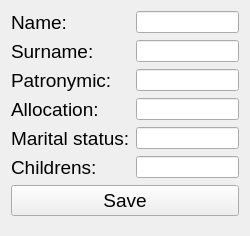
<?xml version="1.0" encoding="UTF-8"?>
<ui version="4.0">
 <class>Adder</class>
 <widget class="QWidget" name="Adder">
  <property name="geometry">
   <rect>
    <x>0</x>
    <y>0</y>
    <width>250</width>
    <height>236</height>
   </rect>
  </property>
  <property name="windowTitle">
   <string>Form</string>
  </property>
  <layout class="QFormLayout" name="formLayout">
   <item row="0" column="0">
    <widget class="QLabel" name="Name">
     <property name="font">
      <font>
       <family>Ubuntu</family>
       <pointsize>14</pointsize>
       <weight>50</weight>
       <italic>false</italic>
       <bold>false</bold>
      </font>
     </property>
     <property name="text">
      <string>Name:</string>
     </property>
    </widget>
   </item>
   <item row="0" column="1">
    <widget class="QLineEdit" name="lineEdit">
     <property name="enabled">
      <bool>true</bool>
     </property>
     <property name="font">
      <font>
       <family>Ubuntu</family>
       <weight>50</weight>
       <italic>false</italic>
       <bold>false</bold>
      </font>
     </property>
    </widget>
   </item>
   <item row="1" column="0">
    <widget class="QLabel" name="Name_2">
     <property name="font">
      <font>
       <family>Ubuntu</family>
       <pointsize>14</pointsize>
       <weight>50</weight>
       <italic>false</italic>
       <bold>false</bold>
      </font>
     </property>
     <property name="text">
      <string>Surname:</string>
     </property>
    </widget>
   </item>
   <item row="1" column="1">
    <widget class="QLineEdit" name="lineEdit_2">
     <property name="font">
      <font>
       <family>Ubuntu</family>
       <weight>50</weight>
       <italic>false</italic>
       <bold>false</bold>
      </font>
     </property>
    </widget>
   </item>
   <item row="2" column="0">
    <widget class="QLabel" name="Name_3">
     <property name="font">
      <font>
       <family>Ubuntu</family>
       <pointsize>14</pointsize>
       <weight>50</weight>
       <italic>false</italic>
       <bold>false</bold>
      </font>
     </property>
     <property name="text">
      <string>Patronymic:</string>
     </property>
    </widget>
   </item>
   <item row="2" column="1">
    <widget class="QLineEdit" name="lineEdit_3">
     <property name="font">
      <font>
       <family>Ubuntu</family>
       <weight>50</weight>
       <italic>false</italic>
       <bold>false</bold>
      </font>
     </property>
    </widget>
   </item>
   <item row="3" column="0">
    <widget class="QLabel" name="Name_4">
     <property name="font">
      <font>
       <family>Ubuntu</family>
       <pointsize>14</pointsize>
       <weight>50</weight>
       <italic>false</italic>
       <bold>false</bold>
      </font>
     </property>
     <property name="text">
      <string>Allocation:</string>
     </property>
    </widget>
   </item>
   <item row="3" column="1">
    <widget class="QLineEdit" name="lineEdit_4">
     <property name="font">
      <font>
       <family>Ubuntu</family>
       <weight>50</weight>
       <italic>false</italic>
       <bold>false</bold>
      </font>
     </property>
     <property name="text">
      <string/>
     </property>
    </widget>
   </item>
   <item row="4" column="0">
    <widget class="QLabel" name="Name_5">
     <property name="font">
      <font>
       <family>Ubuntu</family>
       <pointsize>14</pointsize>
       <weight>50</weight>
       <italic>false</italic>
       <bold>false</bold>
      </font>
     </property>
     <property name="text">
      <string>Marital status:</string>
     </property>
    </widget>
   </item>
   <item row="4" column="1">
    <widget class="QLineEdit" name="lineEdit_5">
     <property name="font">
      <font>
       <family>Ubuntu</family>
       <weight>50</weight>
       <italic>false</italic>
       <bold>false</bold>
      </font>
     </property>
    </widget>
   </item>
   <item row="5" column="0">
    <widget class="QLabel" name="Name_6">
     <property name="font">
      <font>
       <family>Ubuntu</family>
       <pointsize>14</pointsize>
       <weight>50</weight>
       <italic>false</italic>
       <bold>false</bold>
      </font>
     </property>
     <property name="text">
      <string>Childrens:</string>
     </property>
    </widget>
   </item>
   <item row="5" column="1">
    <widget class="QLineEdit" name="lineEdit_6">
     <property name="font">
      <font>
       <family>Ubuntu</family>
       <weight>50</weight>
       <italic>false</italic>
       <bold>false</bold>
      </font>
     </property>
    </widget>
   </item>
   <item row="6" column="0" colspan="2">
    <widget class="QPushButton" name="pushButton">
     <property name="font">
      <font>
       <family>Ubuntu</family>
       <pointsize>14</pointsize>
       <weight>50</weight>
       <italic>false</italic>
       <bold>false</bold>
      </font>
     </property>
     <property name="cursor">
      <cursorShape>PointingHandCursor</cursorShape>
     </property>
     <property name="text">
      <string>Save</string>
     </property>
    </widget>
   </item>
  </layout>
 </widget>
 <resources/>
 <connections/>
</ui>
